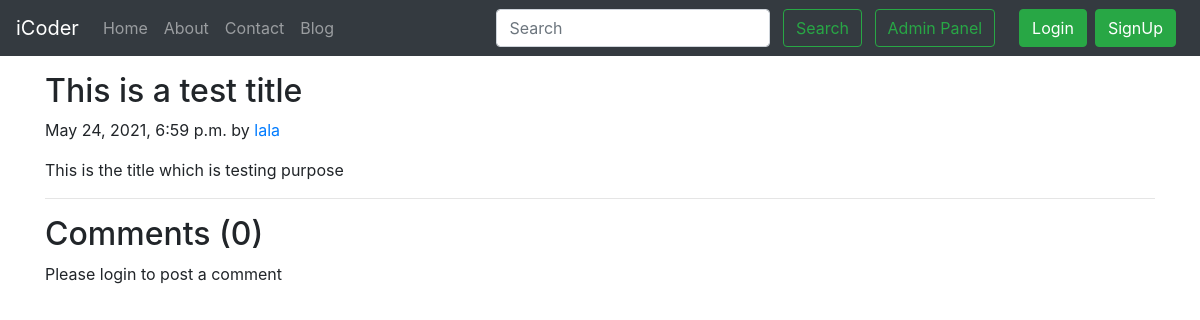
/blog/first-post, run on the app's committed database.
### blog/models.py (models this page shows, shortened)
class Post(models.Model):
    sno=models.AutoField(primary_key=True)
    title=models.CharField(max_length=255)
    author=models.CharField(max_length=14)
    slug=models.CharField(max_length=130)
    timeStamp=models.DateTimeField(blank=True)
    content=models.TextField()

### blog/views.py (the view)
# urls.py: path('<str:slug>', views.blogPost, name='blogPost'),
def blogPost(request, slug):
    post=Post.objects.filter(slug=slug).first()
    comments= BlogComment.objects.filter(post=post, parent=None)
    replies= BlogComment.objects.filter(post=post).exclude(parent=None)
    replyDict={}
    for reply in replies:
        if reply.parent.sno not in replyDict.keys():
            replyDict[reply.parent.sno]=[reply]
        else:
            replyDict[reply.parent.sno].append(reply)
    context={'post':post, 'comments': comments, 'user': request.user, 'replyDict': replyDict}
    return render(request, "blog/blogPost.html", context)

### templates/blog/blogPost.html (shortened to what this page needs)
{% extends 'base.html' %}
{% block body %}
{% load humanize %}
{% load extras %}
<div class="container my-3">
    <h2 class="blog-post-title">{{post.title}}</h2>
    <p class="blog-post-meta">{{post.timeStamp}} by <a href="/about">{{post.author}}</a></p>
    <p>{{post.content| safe}}</p>
    <hr>
</div>
<div class="container">
    <h2> Comments ({{comments.count}}) </h2>
    <div class="my-2">
        {% if user.is_authenticated %}
        <form action="/blog/postComment" method="post">
            {% csrf_token %}
            <div class="form-group">
                <label for="exampleInputEmail1">Post Comment </label>
                <input type="text" class="form-control" name="comment" placeholder="Enter comment here">
            </div>
            <input type="hidden" name="postSno" value="{{post.sno}}">
            <input type="hidden" name="parentSno" value="">
            <button type="submit" class="btn btn-primary">Submit</button>
        </form>
        {% else %}
        Please login to post a comment
        {% endif %}
    </div>
</div>
{% endblock %}

### data on the page
Post: title "This is a test title", timeStamp "May 24, 2021, 6:59 p.m.", author "lala", content "This is the title which is testing purpose"

### other printed values
{{ comments.count }} "0"
